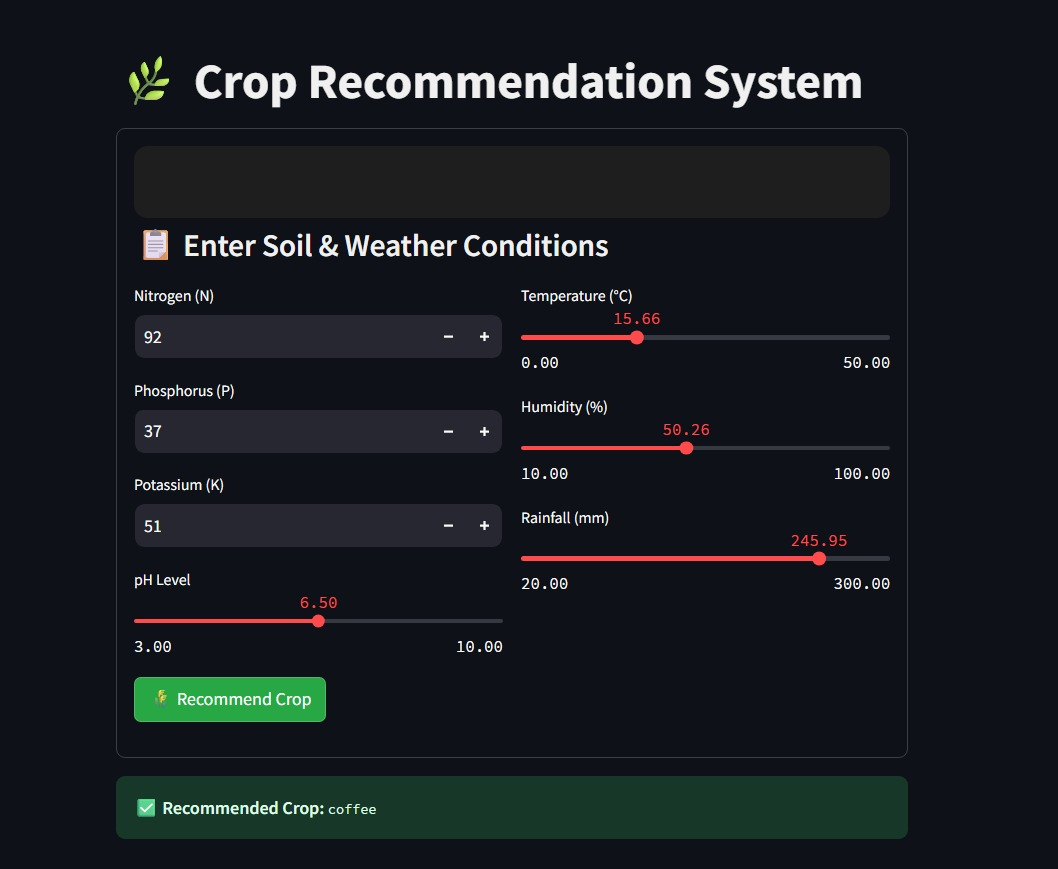
#> input picture src/Agricultural Solutions/Crop Recommendation System/assets/cofee.jpeg, 1058 x 869 px
$ python -i utils.py   (imports and definitions only)
#> lines starting #> are read from the running program, lines starting #| are printed output that depends on the picture
from PIL import Image
import numpy as np
import cv2

def preprocess_image(input, target_size=(30, 30)):
    """Load and preprocess image for model prediction.
    Accepts either file path (str) or image array (numpy array)."""
#> called with target_size = (30, 30)
    if isinstance(input, str):
        # Input is a file path
        img = Image.open(input)
#> img is the input picture: PIL image 1058x869 RGB; mean R, G, B 23.6, 28, 32.3
    else:
        # Input is a numpy array
        if input.shape[2] == 3:  # Convert BGR to RGB if needed
            img = Image.fromarray(cv2.cvtColor(input, cv2.COLOR_BGR2RGB))
        else:
            img = Image.fromarray(input)

    img = img.convert('RGB')
    img = img.resize(target_size)
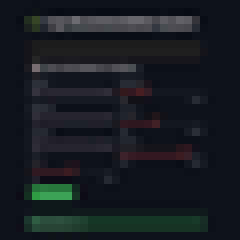
#> img: PIL image 30x30 RGB (shown 8 times larger); mean R, G, B 23.6, 28, 32.3
    return np.array(img)

>>> result = preprocess_image('../../../Agricultural Solutions/Crop Recommendation System/assets/cofee.jpeg')

$ run again, on src/Agricultural Solutions/Crop Recommendation System/assets/rice.jpeg
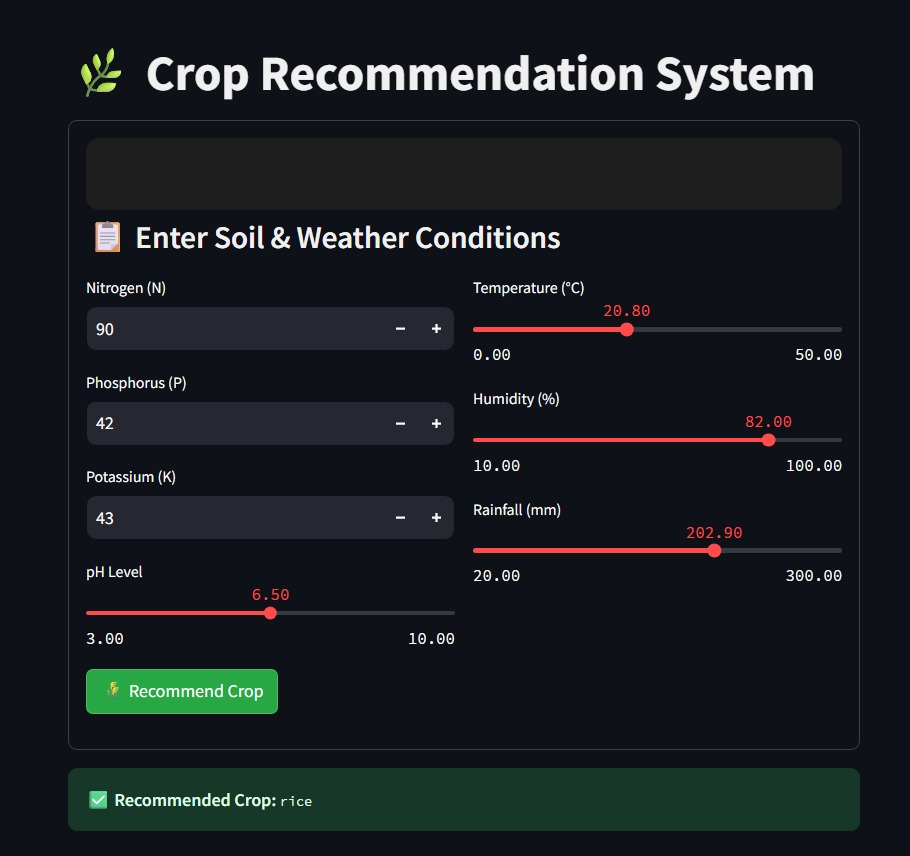
#> input picture src/Agricultural Solutions/Crop Recommendation System/assets/rice.jpeg, 910 x 856 px
#> in preprocess_image, img is the input picture: PIL image 910x856 RGB; mean R, G, B 25.5, 29.9, 33.8
#> in preprocess_image, `img = img.resize(target_size)`:
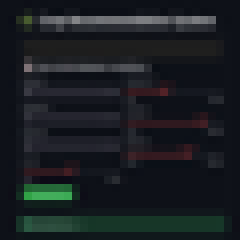
#> img: PIL image 30x30 RGB (shown 8 times larger); mean R, G, B 25.5, 30, 33.8
